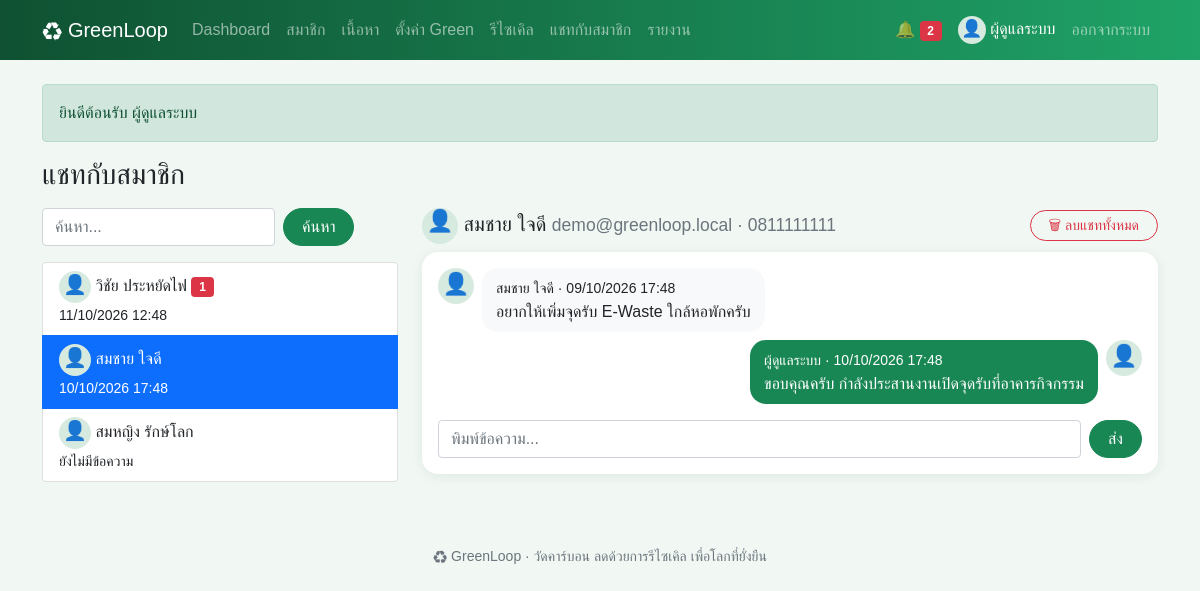
Page /admin/issues.php?user=2 (signed in) on the committed database.
### tables this page shows
CREATE TABLE users (
    id INT AUTO_INCREMENT PRIMARY KEY,
    name VARCHAR(100) NOT NULL,
    email VARCHAR(100) NOT NULL UNIQUE,
    phone VARCHAR(10) NOT NULL,
    avatar VARCHAR(50) NOT NULL DEFAULT '' COMMENT 'ชื่อไฟล์รูปโปรไฟล์ใน uploads/',
    password VARCHAR(255) NOT NULL,
    question VARCHAR(100) NOT NULL COMMENT 'คำถามกันลืมรหัสผ่านที่สมาชิกเลือก',
    answer VARCHAR(255) NOT NULL COMMENT 'คำตอบกันลืมรหัสผ่าน (เข้ารหัส)',
    role ENUM('user','admin') NOT NULL DEFAULT 'user',
    status ENUM('active','suspended') NOT NULL DEFAULT 'active',
    points INT NOT NULL DEFAULT 0,
    created_at DATETIME NOT NULL DEFAULT CURRENT_TIMESTAMP
);

CREATE TABLE messages (
    id INT AUTO_INCREMENT PRIMARY KEY,
    user_id INT NOT NULL,
    sender_id INT NOT NULL,
    body VARCHAR(500) NOT NULL,
    is_read TINYINT(1) NOT NULL DEFAULT 0 COMMENT '1 = ผู้ดูแลเปิดอ่านแชทนี้แล้ว',
    created_at DATETIME NOT NULL DEFAULT CURRENT_TIMESTAMP,
    FOREIGN KEY (user_id) REFERENCES users (id) ON DELETE CASCADE,
    FOREIGN KEY (sender_id) REFERENCES users (id) ON DELETE CASCADE
);

### admin/issues.php (the view, shortened to what this page needs)
<?php
require '../init.php';
$admin = need_admin();
$member = one("SELECT * FROM users WHERE id = ? AND role = 'user'", [g('user')]);
$threads = all("SELECT u.id, u.name, u.avatar, COALESCE(SUM(m.sender_id = u.id AND m.is_read = 0), 0) AS n, MAX(m.created_at) AS last
    FROM users u LEFT JOIN messages m ON m.user_id = u.id
    WHERE u.role = 'user' AND u.name LIKE ? GROUP BY u.id, u.name, u.avatar ORDER BY n DESC, last DESC, u.name", [like()]);
head('แชทกับสมาชิก');
?>
<div class="row">
  <div class="col-lg-4">
    <?php search() ?>
    <div class="list-group mb-3">
      <?php foreach ($threads as $t): ?>
        <a class="list-group-item list-group-item-action <?= $member && $member['id'] == $t['id'] ? 'active' : '' ?>" href="?user=<?= $t['id'] ?>">
          <?= pic($t['avatar'], 32) ?> <?= e($t['name']) ?> <?php if ($t['n']): ?><span class="badge bg-danger"><?= $t['n'] ?></span><?php endif; ?><br><small><?= $t['last'] ? dt($t['last']) : 'ยังไม่มีข้อความ' ?></small>
        </a>
      <?php endforeach; ?>
    </div>
  </div>
  <div class="col-lg-8">
    <?php if ($member): ?>
      <form method="post" class="d-flex justify-content-between align-items-center mb-2">
        <h5 class="mb-0"><?= pic($member['avatar'], 36) ?> <?= e($member['name']) ?> <small class="text-muted"><?= e($member['email']) ?> · <?= e($member['phone']) ?></small></h5>
        <button class="btn btn-sm btn-outline-danger" name="clear" onclick="return confirm('ลบแชททั้งหมดของสมาชิกคนนี้? กู้คืนไม่ได้')">🗑 ลบแชททั้งหมด</button>
      </form>
      <?php chat($member['id']) ?>
    <?php else: ?>
      <div class="alert alert-success">เลือกสมาชิกจากรายการเพื่ออ่าน ตอบกลับ หรือเริ่มแชท</div>
    <?php endif; ?>
  </div>
</div>
<?php foot() ?>

### init.php (shortened to what this page needs)
<?php
$db = new PDO('mysql:host=localhost;dbname=greenloop;charset=utf8mb4', 'root', '');
$db->setAttribute(PDO::ATTR_ERRMODE, PDO::ERRMODE_EXCEPTION);
$db->setAttribute(PDO::ATTR_DEFAULT_FETCH_MODE, PDO::FETCH_ASSOC);
function q($sql, $p = [])
{
    global $db;
    $s = $db->prepare($sql);
    $s->execute($p);
    return $s;
}
function all($sql, $p = []) { return q($sql, $p)->fetchAll(); }
function one($sql, $p = []) { return q($sql, $p)->fetch(); }
function val($sql, $p = []) { return q($sql, $p)->fetchColumn(); }
function e($s) { return htmlspecialchars($s ?? '', ENT_QUOTES); }
function g($k, $d = '') { return trim($_GET[$k] ?? $d); }
function like() { return '%' . g('q') . '%'; }
function dt($s) { return $s ? date('d/m/Y H:i', strtotime($s)) : '-'; }
function inbox() { return me()['role'] == 'admin' ? null : me()['id']; }
function pic($file, $size = 40, $icon = '👤', $link = false)
{
    if (!$file) return "<span class='pic' style='width:{$size}px;height:{$size}px;font-size:" . $size * .6 . "px'>$icon</span>";
    $img = "<img class='pic' src='" . UP . "uploads/$file' width='$size' height='$size' alt=''>";
    return $link ? "<a href='" . UP . "uploads/$file' target='_blank'>$img</a>" : $img;
}
function me()
{
    static $u;
    if (!$u && isset($_SESSION['uid'])) $u = one("SELECT * FROM users WHERE id = ? AND status = 'active'", [$_SESSION['uid']]);
    return $u;
}
function need_login()
{
    if (!me()) go(UP . 'login.php', 'กรุณาเข้าสู่ระบบก่อน', 'warning');
    return me();
}
function need_admin()
{
    if (need_login()['role'] != 'admin') go(UP . 'index.php', 'หน้านี้สำหรับผู้ดูแลระบบเท่านั้น', 'danger');
    return me();
}
function search($extra = '')
{
    echo "<form class='d-flex flex-wrap gap-2 mb-3 d-print-none'>$extra<input class='form-control w-auto' name='q' value='" . e(g('q')) . "' placeholder='ค้นหา...'><button class='btn btn-success'>ค้นหา</button></form>";
}
function chat($uid)
{
    $rows = all('SELECT m.*, u.name, u.avatar FROM messages m JOIN users u ON u.id = m.sender_id WHERE m.user_id = ? ORDER BY m.id', [$uid]);
    echo "<div class='card card-body mb-3'>";
    foreach ($rows as $m) {
        $mine = $m['sender_id'] == me()['id'];
        echo "<div class='d-flex gap-2 mb-2 " . ($mine ? 'flex-row-reverse' : '') . "'>" . pic($m['avatar'], 36)
            . "<div class='bubble " . ($mine ? 'bg-success text-white' : 'bg-light') . "'><small>" . e($m['name']) . ' · ' . dt($m['created_at']) . '</small><br>' . nl2br(e($m['body'])) . '</div></div>';
    }
    echo "<form method='post' class='d-flex gap-2 mt-2'><input class='form-control' name='body' placeholder='พิมพ์ข้อความ...' required maxlength='500' autofocus><button class='btn btn-success'>ส่ง</button></form></div>";
}
function head($title, $show = true)
{
    $u = me();
    $menu = !$u ? [] : ($u['role'] == 'admin' ? MENU_ADMIN : MENU_USER);
    ?>
<!doctype html>
<html lang="th">
<head>
<link rel="stylesheet" href="<?= UP ?>assets/bootstrap.min.css">
<link rel="stylesheet" href="<?= UP ?>assets/style.css">
</head>
<body>
<nav class="navbar navbar-expand-lg navbar-dark d-print-none">
  <div class="container">
    <a class="navbar-brand" href="<?= UP ?>index.php">♻ GreenLoop</a>
    <div class="collapse navbar-collapse" id="menu">
      <div class="navbar-nav me-auto">
        <?php foreach ($menu as $file => $name): ?>
          <a class="nav-link" href="<?= UP . $file ?>"><?= $name ?></a>
        <?php endforeach; ?>
      </div>
      <div class="navbar-nav align-items-lg-center">
        <?php if (!$u): ?>
          <a class="nav-link" href="<?= UP ?>login.php">เข้าสู่ระบบ</a>
          <a class="nav-link" href="<?= UP ?>register.php">สมัครสมาชิก</a>
        <?php else: ?>
          <a class="nav-link" href="<?= UP ?>notifications.php">🔔 <span class="badge bg-danger"><?= val('SELECT COUNT(*) FROM notifications WHERE is_read = 0 AND user_id <=> ?', [inbox()]) ?></span></a>
          <span class="navbar-text text-white mx-2"><?= pic($u['avatar'], 28) ?> <?= e($u['name']) ?></span>
          <a class="nav-link" href="<?= UP ?>logout.php">ออกจากระบบ</a>
        <?php endif; ?>
      </div>
    </div>
  </div>
</nav>
<main class="container py-4">
<?php if (isset($_SESSION['flash'])): ?>
  <div class="alert alert-<?= $_SESSION['flash'][1] ?>"><?= e($_SESSION['flash'][0]) ?></div>
<?php unset($_SESSION['flash']); endif; ?>
<?php if ($show): ?><h3 class="mb-3"><?= $title ?></h3><?php endif; ?>
    <?php
}
function foot()
{
    echo '</main><footer class="text-center text-muted small py-4 d-print-none">♻ GreenLoop · วัดคาร์บอน ลดด้วยการรีไซเคิล เพื่อโลกที่ยั่งยืน</footer>'
        . '<script src="' . UP . 'assets/bootstrap.bundle.min.js"></script></body></html>';
}

### assets/style.css (style rules this page uses)
body { background: #f1f7f3; font-family: "Leelawadee UI", Tahoma, sans-serif; }
.navbar { background: linear-gradient(90deg, #0f5132, #1fa367); }
.btn { border-radius: 50px; padding-left: 18px; padding-right: 18px; }
.card { border: 0; border-radius: 16px; box-shadow: 0 2px 12px rgba(15, 81, 50, .08); }
.pic { display: inline-block; object-fit: cover; border-radius: 50%; background: #d7eadf; text-align: center; vertical-align: middle; }
.bubble { border-radius: 16px; padding: 8px 14px; max-width: 75%; }

### rows in the picture
users: role "Dashboard", role "สมาชิก", role "เนื้อหา", role "ตั้งค่า Green", role "รีไซเคิล", role "แชทกับสมาชิก", role "รายงาน", name "ผู้ดูแลระบบ"
users: $size 32 (drawn), name "วิชัย ประหยัดไฟ", n "1", last "11/10/2026 12:48"
users: $size 32 (drawn), name "สมชาย ใจดี", last "10/10/2026 17:48", email "demo@greenloop.local", phone "0811111111"
users: $size 32 (drawn), name "สมหญิง รักษ์โลก", shows "ยังไม่มีข้อความ"
messages: $size 36 (drawn), user.name "สมชาย ใจดี", created_at "09/10/2026 17:48", body "อยากให้เพิ่มจุดรับ E-Waste ใกล้หอพักครับ"
messages: $size 36 (drawn), sender.name "ผู้ดูแลระบบ", created_at "10/10/2026 17:48", body "ขอบคุณครับ กำลังประสานงานเปิดจุดรับที่อาคารกิจกรรม"

### other values in the picture
$icon "👤 👤"
$_SESSION['flash'][0] "ยินดีต้อนรับ ผู้ดูแลระบบ"
$title "แชทกับสมาชิก"
